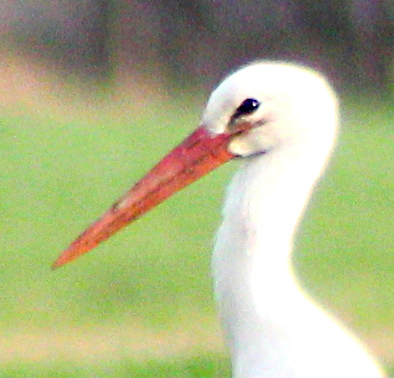
#> input picture input1.jpg, 394 x 378 px
$ python convo.py
#> lines starting #> are read from the running program, lines starting #| are printed output that depends on the picture
from PIL import Image
import numpy as np


# Create gaussian kernel according to the formula in the exercise sheet
def make_kernel(ksize, sigma):
#> called with ksize = 9, sigma = 2
    kernel = np.zeros((ksize, ksize), np.float32)
    center = ksize // 2

    # Apply the formula for each element in the kernel
    for x in range(ksize):
        for y in range(ksize):
            exponent = -((x - ksize // 2) ** 2 + (y - ksize // 2) ** 2) / (2 * sigma ** 2)  # Distance to center pixel
            kernel[x, y] = (1 / (2 * np.pi * sigma ** 2)) * np.exp(exponent)

    # Normalize the kernel -> Ensure that the sum of all elements in the kernel is 1
    kernel /= np.sum(kernel)

    # Return the kernel
    return kernel


# Implement the convolution with padding
def slow_convolve(arr, k):
    # Get image dimensions
    image_height, image_width = arr.shape

    # Get kernel dimensions
    kernel_height, kernel_width = k.shape

    # Calculate padding
    padding_height = kernel_height // 2
    padding_width = kernel_width // 2

    # Flip the kernel (Asked for allowance)
    flipped_kernel = np.flipud(np.fliplr(k))

    # Apply padding to the image without using numpy
    padded_image = np.zeros((image_height + 2 * padding_height, image_width + 2 * padding_width))
    padded_image[padding_height:padding_height + image_height, padding_width:padding_width + image_width] = arr

    # Create convolved image
    convolved_image = np.zeros((image_height, image_width))

    # Apply convolution
    for i in range(image_height):
        for j in range(image_height):
            for u in range(kernel_height):
                for v in range(kernel_width):
                    convolved_image[i, j] += flipped_kernel[u, v] * padded_image[i + u, j + v]

    # Return the convolved image
    return convolved_image


if __name__ == '__main__':
    # Find best parameters for the kernel (ksize and sigma)
    k = make_kernel(9, 2)

    # Test convolution
    a = np.array([[1, 2, 3], [4, 5, 6], [7, 8, 9]])
    b = np.array([[2]])
    test_image = slow_convolve(a, b)

    # Load image
    im = np.array(Image.open('input1.jpg').convert('L'))
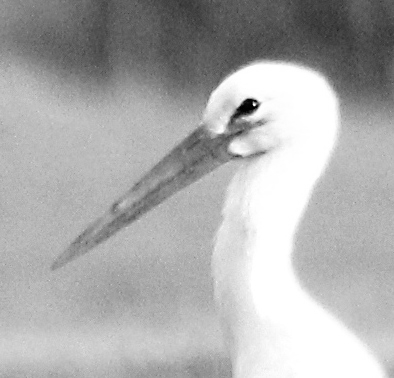
#> im: shape (378, 394); min 0, max 255, mean 173.3
    # im = np.array(Image.open('input2.jpg').convert('L'))
    # im = np.array(Image.open('input3.jpg').convert('L'))

    # Convolve image
    conv_img = slow_convolve(im, k)
#> in slow_convolve (call 2), `padded_image[padding_height:padding_height + image_height, padding_wid..`:
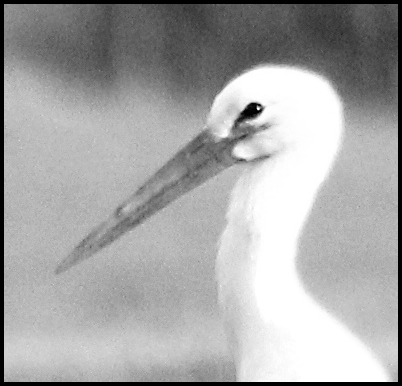
#> padded_image: shape (386, 402) float64; min 0, max 255, mean 166.3
#> after the loop in slow_convolve (call 2), `for i in range(image_height):`:
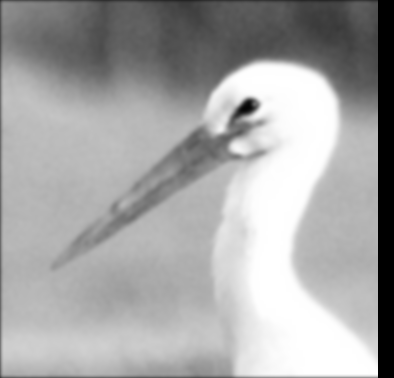
#> convolved_image: shape (378, 394) float64; min 0, max 255, mean 166.1; drawn with min black and max white

    # Apply sharpening and show image
    result = im + (im - conv_img)  # Blur the image, subtract the result to the input, add the result to the input
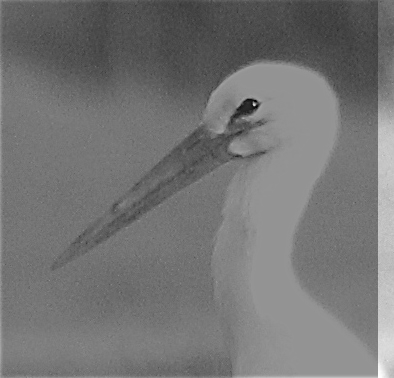
#> result: shape (378, 394) float64; min -96.99, max 510, mean 180.5; drawn with min black and max white
    result = np.clip(result, 0, 255)  # Range [0,255] (remember warme-up exercise?)
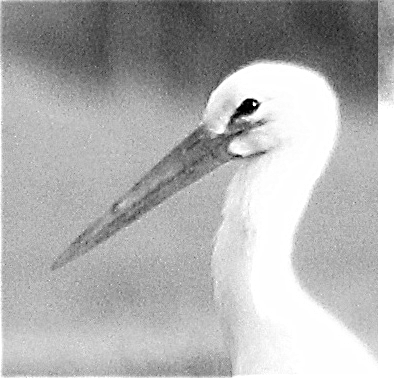
#> result: shape (378, 394) float64; min 0, max 255, mean 176.9
    image = Image.fromarray(result.astype(np.uint8))  # Convert the array to np.unit8, and save the result
    image.show()

$ run again, with input2.jpg copied over input1.jpg
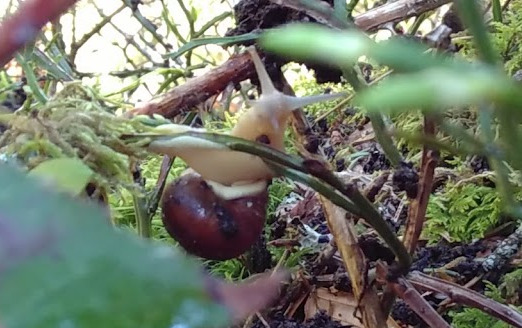
#> input picture input2.jpg, 522 x 328 px
#> after the loop in slow_convolve (call 2), `for i in range(image_height):`:
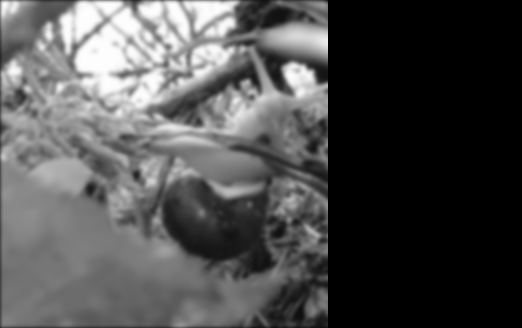
#> convolved_image: shape (328, 522) float64; min 0, max 254.2, mean 78.3
#> `result = np.clip(result, 0, 255)`:
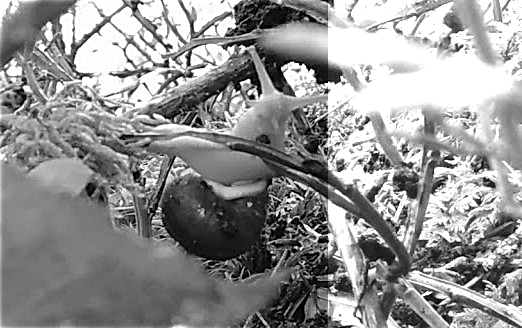
#> result: shape (328, 522) float64; min 0, max 255, mean 146.2

$ run again, with input3.jpg copied over input1.jpg
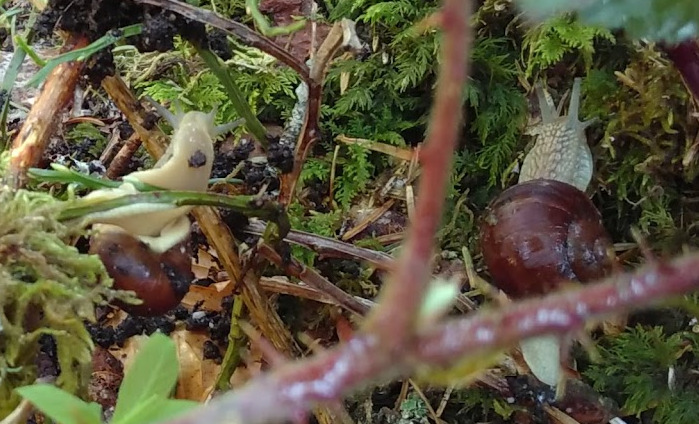
#> input picture input3.jpg, 699 x 424 px
#> after the loop in slow_convolve (call 2), `for i in range(image_height):`:
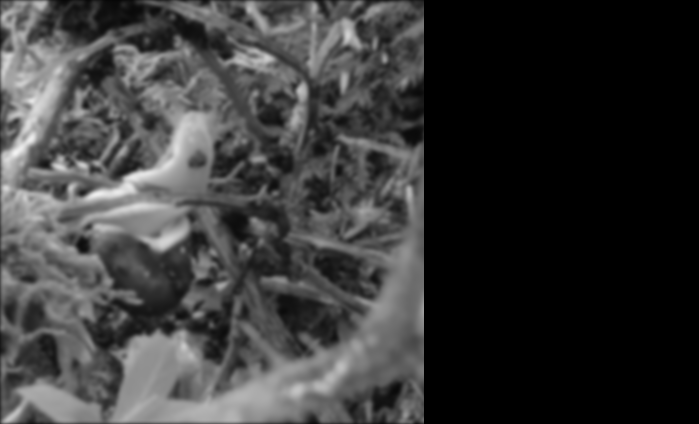
#> convolved_image: shape (424, 699) float64; min 0, max 241.7, mean 56.9
#> `result = np.clip(result, 0, 255)`:
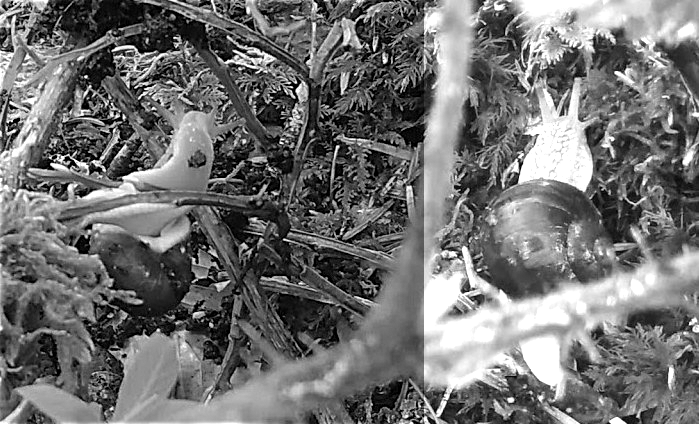
#> result: shape (424, 699) float64; min 0, max 255, mean 113.5
